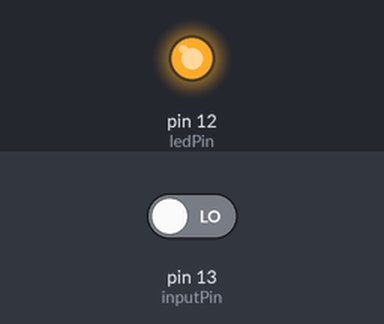
Bench run of a sketch on a simulated Arduino Uno, built with avr-gcc and run on an emulated ATmega328P. On the bench: output pins drawn as LEDs (lit = HIGH). Inputs (shaded band) come from the test bench; at power-on: pin 13 (inputPin) LOW.

Above: at 1.2 s.
1.3 s: pin 13 (inputPin) driven HIGH
At 1.8 s:
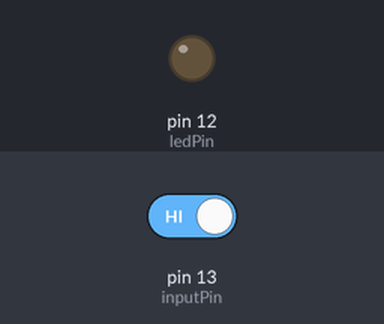
2.8 s: pin 13 (inputPin) driven LOW
At 4.2 s:
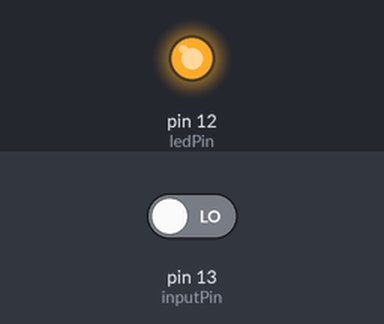
Timing chart, 0 to 5.8 s (numbered marks = the images above; inputs shaded):
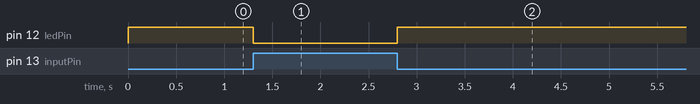

The sketch:

IR_Detector.ino
```cpp
int ledPin = 12;
int inputPin = 13;
int val = 0;
void setup()
{
   pinMode(ledPin, OUTPUT);
   pinMode(inputPin, INPUT);
}
void loop()
{
   val = digitalRead(inputPin);
   if (val == HIGH)
   {
      digitalWrite(ledPin, LOW);
   }
   else
   {
      digitalWrite(ledPin, HIGH);
   }
}
```

Measured:
- after the input at 1.3 s, pin 12 (ledPin): HIGH → LOW at once
- after the input at 2.8 s, pin 12 (ledPin): LOW → HIGH at once
